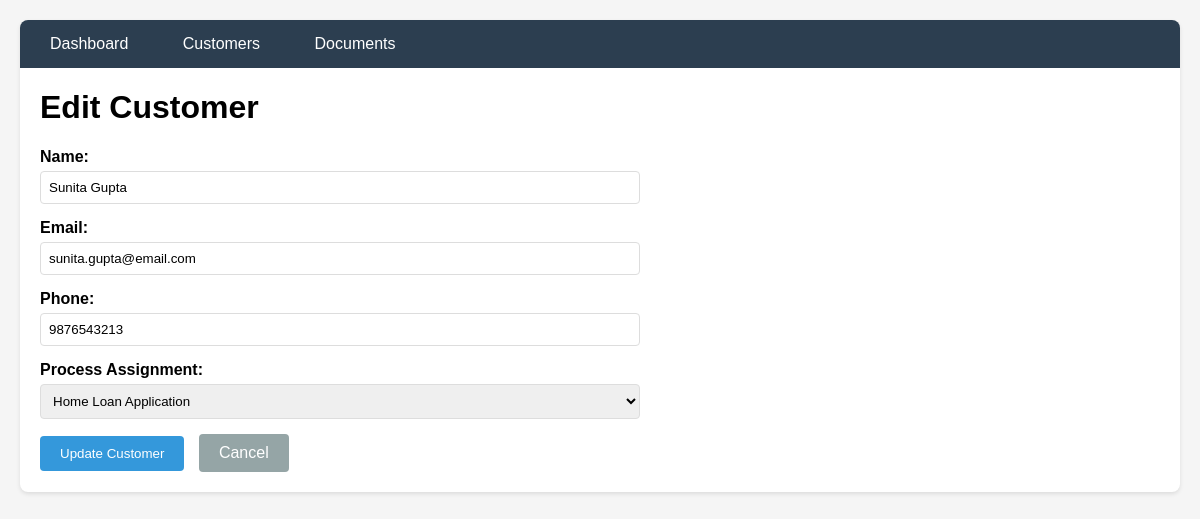
The app's page /edit_customer/4 with its own data.
### tables this page shows
CREATE TABLE customers (
    id INTEGER PRIMARY KEY AUTOINCREMENT,
    name VARCHAR(100) NOT NULL,
    email VARCHAR(150) NOT NULL UNIQUE,
    phone VARCHAR(15) NOT NULL,
    registration_date TIMESTAMP DEFAULT CURRENT_TIMESTAMP
);

CREATE TABLE process_assignments (
    id INTEGER PRIMARY KEY AUTOINCREMENT,
    customer_id INTEGER NOT NULL,
    process_id INTEGER NOT NULL,
    assignment_date TIMESTAMP DEFAULT CURRENT_TIMESTAMP,
    status VARCHAR(20) DEFAULT 'pending' CHECK (status IN ('pending', 'completed')),
    completion_percentage INTEGER DEFAULT 0 CHECK (completion_percentage >= 0 AND completion_percentage <= 100),
    FOREIGN KEY (customer_id) REFERENCES customers(id),
    FOREIGN KEY (process_id) REFERENCES processes(id),
    UNIQUE(customer_id, process_id)
);

CREATE TABLE processes (
    id INTEGER PRIMARY KEY AUTOINCREMENT,
    name VARCHAR(100) NOT NULL,
    description TEXT,
    status VARCHAR(20) DEFAULT 'active' CHECK (status IN ('active', 'inactive')),
    created_at TIMESTAMP DEFAULT CURRENT_TIMESTAMP
);

### application/app.py (the view)
@app.route('/edit_customer/<int:customer_id>')
def edit_customer(customer_id):
    conn = get_db_connection()
    try:
        customer = conn.execute('SELECT * FROM customers WHERE id = ?', (customer_id,)).fetchone()
        processes = conn.execute('SELECT * FROM processes WHERE status = "active"').fetchall()
        current_assignment = conn.execute('''
            SELECT pa.process_id
            FROM process_assignments pa
            WHERE pa.customer_id = ?
        ''', (customer_id,)).fetchone()
        if not customer:
            flash('Customer not found!', 'error')
            return redirect(url_for('customers'))
        return render_template('edit_customer.html',
                             customer=customer,
                             processes=processes,
                             current_assignment=current_assignment)
    except Exception as e:
        flash(f'Error loading customer: {str(e)}', 'error')
        return redirect(url_for('customers'))
    finally:
        conn.close()

### application/app.py (called while the page is built)
def get_db_connection():
    conn = sqlite3.connect(DATABASE)
    conn.row_factory = sqlite3.Row
    return conn

### application/templates/edit_customer.html (shortened to what this page needs)
{% extends "base.html" %}
{% block content %}
<h1>Edit Customer</h1>
<div style="max-width: 600px;">
    <form method="POST" action="{{ url_for('update_customer', customer_id=customer.id) }}">
        <div class="form-group">
            <label for="name">Name:</label>
            <input type="text" id="name" name="name" value="{{ customer.name }}" required>
        </div>
        <div class="form-group">
            <label for="email">Email:</label>
            <input type="email" id="email" name="email" value="{{ customer.email }}" required>
        </div>
        <div class="form-group">
            <label for="phone">Phone:</label>
            <input type="tel" id="phone" name="phone" value="{{ customer.phone }}" required>
        </div>
        <div class="form-group">
            <label for="process_id">Process Assignment:</label>
            <select id="process_id" name="process_id">
                {% for process in processes %}
                <option value="{{ process.id }}"
                        {% if current_assignment and current_assignment.process_id == process.id %}selected{% endif %}>
                    {{ process.name }}
                </option>
                {% endfor %}
            </select>
        </div>
        <button type="submit">Update Customer</button>
        <a href="{{ url_for('customers') }}"
           style="display: inline-block; padding: 10px 20px; background: #95a5a6; color: white; text-decoration: none; border-radius: 4px; margin-left: 10px;">
           Cancel
        </a>
    </form>
</div>
{% endblock %}

### application/templates/base.html (style rules this page uses)
body { font-family: Arial, sans-serif; margin: 0; padding: 20px; background: #f5f5f5; }
.form-group { margin-bottom: 15px; }
label { display: block; margin-bottom: 5px; font-weight: bold; }
input, select, textarea { width: 100%; padding: 8px; border: 1px solid #ddd; border-radius: 4px; box-sizing: border-box; }
button { background: #3498db; color: white; padding: 10px 20px; border: none; border-radius: 4px; cursor: pointer; }

### records on screen
customers: name "Sunita Gupta", email "sunita.gupta@email.com", phone "9876543213"
process_assignments: process_id "Home Loan Application"
